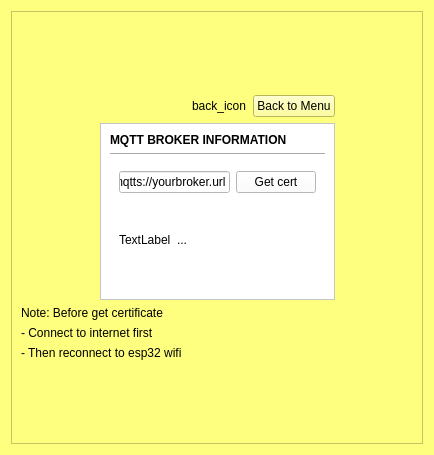
<?xml version="1.0" encoding="UTF-8"?>
<ui version="4.0">
 <class>_c_update_mqtt_info</class>
 <widget class="QWidget" name="_c_update_mqtt_info">
  <property name="geometry">
   <rect>
    <x>0</x>
    <y>0</y>
    <width>434</width>
    <height>455</height>
   </rect>
  </property>
  <property name="windowTitle">
   <string>Form</string>
  </property>
  <property name="styleSheet">
   <string notr="true">background-color: rgb(255, 255, 127);</string>
  </property>
  <layout class="QGridLayout" name="gridLayout">
   <item row="0" column="0">
    <widget class="QScrollArea" name="scrollArea">
     <property name="widgetResizable">
      <bool>true</bool>
     </property>
     <widget class="QWidget" name="scrollAreaWidgetContents">
      <property name="geometry">
       <rect>
        <x>0</x>
        <y>0</y>
        <width>414</width>
        <height>435</height>
       </rect>
      </property>
      <layout class="QGridLayout" name="gridLayout_3">
       <item row="0" column="1">
        <spacer name="verticalSpacer_2">
         <property name="orientation">
          <enum>Qt::Vertical</enum>
         </property>
         <property name="sizeHint" stdset="0">
          <size>
           <width>235</width>
           <height>22</height>
          </size>
         </property>
        </spacer>
       </item>
       <item row="1" column="1">
        <layout class="QHBoxLayout" name="horizontalLayout_2">
         <item>
          <spacer name="horizontalSpacer_4">
           <property name="orientation">
            <enum>Qt::Horizontal</enum>
           </property>
           <property name="sizeHint" stdset="0">
            <size>
             <width>40</width>
             <height>20</height>
            </size>
           </property>
          </spacer>
         </item>
         <item>
          <widget class="QLabel" name="label_ic_back">
           <property name="text">
            <string>back_icon</string>
           </property>
          </widget>
         </item>
         <item>
          <widget class="QPushButton" name="btn_back">
           <property name="text">
            <string>Back to Menu</string>
           </property>
          </widget>
         </item>
        </layout>
       </item>
       <item row="2" column="0">
        <spacer name="horizontalSpacer">
         <property name="orientation">
          <enum>Qt::Horizontal</enum>
         </property>
         <property name="sizeHint" stdset="0">
          <size>
           <width>35</width>
           <height>17</height>
          </size>
         </property>
        </spacer>
       </item>
       <item row="2" column="1">
        <widget class="QFrame" name="mqtt_frame">
         <property name="styleSheet">
          <string notr="true">background-color: rgb(255, 255, 255);</string>
         </property>
         <property name="frameShape">
          <enum>QFrame::StyledPanel</enum>
         </property>
         <property name="frameShadow">
          <enum>QFrame::Raised</enum>
         </property>
         <layout class="QGridLayout" name="gridLayout_2">
          <item row="0" column="0">
           <layout class="QVBoxLayout" name="verticalLayout">
            <item>
             <widget class="QLabel" name="label">
              <property name="font">
               <font>
                <bold>true</bold>
               </font>
              </property>
              <property name="text">
               <string>MQTT BROKER INFORMATION</string>
              </property>
             </widget>
            </item>
            <item>
             <widget class="Line" name="line">
              <property name="orientation">
               <enum>Qt::Horizontal</enum>
              </property>
             </widget>
            </item>
            <item>
             <widget class="QStackedWidget" name="Stwid_mqtt_info">
              <property name="currentIndex">
               <number>0</number>
              </property>
              <widget class="QWidget" name="page">
               <layout class="QVBoxLayout" name="verticalLayout_3">
                <item>
                 <layout class="QHBoxLayout" name="horizontalLayout_4">
                  <item>
                   <widget class="QLineEdit" name="ledit_link_broker">
                    <property name="text">
                     <string>mqtts://yourbroker.url</string>
                    </property>
                   </widget>
                  </item>
                  <item>
                   <widget class="QPushButton" name="pushButton">
                    <property name="text">
                     <string>Get cert</string>
                    </property>
                   </widget>
                  </item>
                 </layout>
                </item>
                <item>
                 <layout class="QHBoxLayout" name="horizontalLayout_3">
                  <item>
                   <widget class="QLabel" name="label_ic_unk_broker">
                    <property name="text">
                     <string>TextLabel</string>
                    </property>
                   </widget>
                  </item>
                  <item>
                   <widget class="QLabel" name="label_unk_broker">
                    <property name="text">
                     <string>...</string>
                    </property>
                   </widget>
                  </item>
                  <item>
                   <spacer name="horizontalSpacer_3">
                    <property name="orientation">
                     <enum>Qt::Horizontal</enum>
                    </property>
                    <property name="sizeHint" stdset="0">
                     <size>
                      <width>40</width>
                      <height>20</height>
                     </size>
                    </property>
                   </spacer>
                  </item>
                 </layout>
                </item>
               </layout>
              </widget>
              <widget class="QWidget" name="page_2">
               <layout class="QVBoxLayout" name="verticalLayout_4">
                <item>
                 <layout class="QFormLayout" name="formLayout">
                  <property name="horizontalSpacing">
                   <number>5</number>
                  </property>
                  <property name="verticalSpacing">
                   <number>10</number>
                  </property>
                  <item row="0" column="0">
                   <widget class="QLabel" name="label_username">
                    <property name="text">
                     <string>username</string>
                    </property>
                   </widget>
                  </item>
                  <item row="1" column="0">
                   <widget class="QLabel" name="label_password">
                    <property name="text">
                     <string>password</string>
                    </property>
                   </widget>
                  </item>
                  <item row="0" column="1">
                   <widget class="QLineEdit" name="ledit_username"/>
                  </item>
                  <item row="1" column="1">
                   <widget class="QLineEdit" name="ledit_password"/>
                  </item>
                  <item row="2" column="0">
                   <widget class="QLabel" name="label_status">
                    <property name="text">
                     <string>Status</string>
                    </property>
                   </widget>
                  </item>
                  <item row="3" column="1">
                   <widget class="QPushButton" name="btn_update">
                    <property name="text">
                     <string>Update</string>
                    </property>
                   </widget>
                  </item>
                  <item row="2" column="1">
                   <widget class="QLabel" name="label_status_log">
                    <property name="text">
                     <string>Not sent</string>
                    </property>
                   </widget>
                  </item>
                  <item row="3" column="0">
                   <widget class="QLabel" name="label_ic_update">
                    <property name="text">
                     <string>up_icon</string>
                    </property>
                   </widget>
                  </item>
                 </layout>
                </item>
               </layout>
              </widget>
             </widget>
            </item>
           </layout>
          </item>
         </layout>
        </widget>
       </item>
       <item row="2" column="2">
        <spacer name="horizontalSpacer_2">
         <property name="orientation">
          <enum>Qt::Horizontal</enum>
         </property>
         <property name="sizeHint" stdset="0">
          <size>
           <width>53</width>
           <height>13</height>
          </size>
         </property>
        </spacer>
       </item>
       <item row="3" column="0" colspan="3">
        <layout class="QVBoxLayout" name="verticalLayout_2">
         <item>
          <widget class="QLabel" name="label_3">
           <property name="text">
            <string>Note: Before get certificate</string>
           </property>
          </widget>
         </item>
         <item>
          <widget class="QLabel" name="label_4">
           <property name="text">
            <string>- Connect to internet first</string>
           </property>
          </widget>
         </item>
         <item>
          <widget class="QLabel" name="label_5">
           <property name="text">
            <string>- Then reconnect to esp32 wifi</string>
           </property>
          </widget>
         </item>
        </layout>
       </item>
       <item row="4" column="1">
        <spacer name="verticalSpacer">
         <property name="orientation">
          <enum>Qt::Vertical</enum>
         </property>
         <property name="sizeHint" stdset="0">
          <size>
           <width>17</width>
           <height>13</height>
          </size>
         </property>
        </spacer>
       </item>
      </layout>
     </widget>
    </widget>
   </item>
  </layout>
 </widget>
 <resources/>
 <connections/>
</ui>
